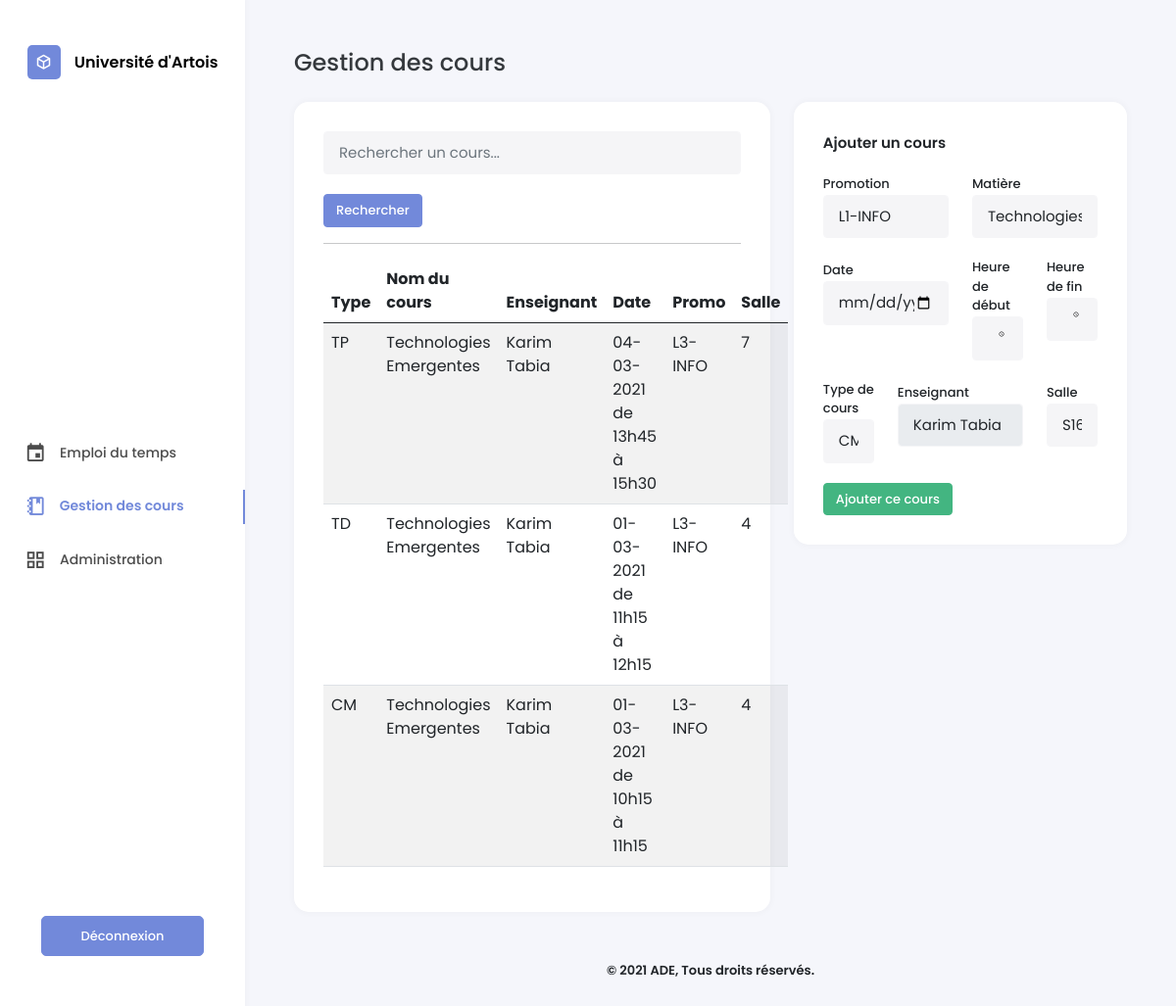
Before: /gestion.php (signed in) with the older database file.
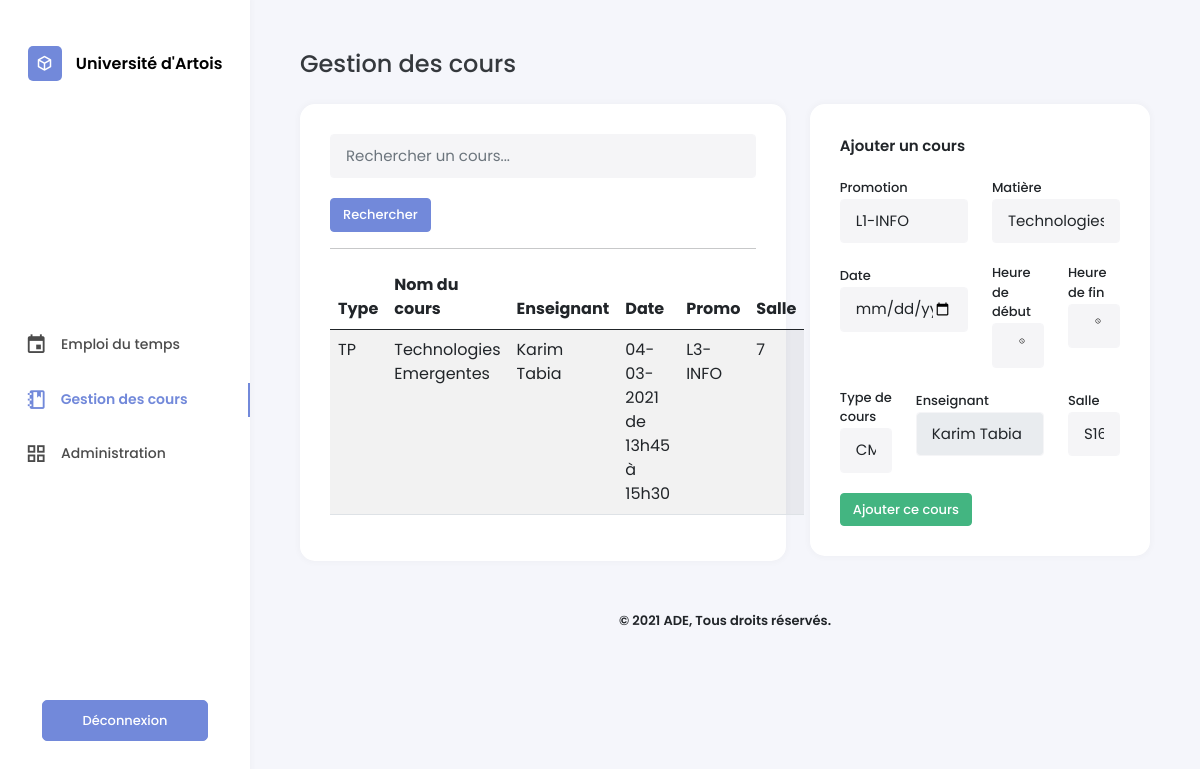
After: the same page with the newer database file.
### tables this page shows
CREATE TABLE Cours (
    CourID INTEGER PRIMARY KEY AUTOINCREMENT,
    DateCour VARCHAR(30) NOT NULL,
    HeureDebut time NOT NULL,
    HeureFin time NOT NULL,
    TypeID INTEGER NOT NULL,
    SalleID INTEGER NOT NULL,
    UsagerID INTEGER NOT NULL,
    MatiereID INTEGER NOT NULL,
    CONSTRAINT cour_type_fk FOREIGN KEY (TypeID) REFERENCES TypeCours(TypeID) ON DELETE CASCADE,
    CONSTRAINT cour_salle_fk FOREIGN KEY (SalleID) REFERENCES Salles(SalleID) ON DELETE CASCADE
    CONSTRAINT cour_enseignant_fk FOREIGN KEY (UsagerID) REFERENCES Usagers(UsagerID) ON DELETE CASCADE,
    CONSTRAINT cour_matiere_fk FOREIGN KEY (MatiereID) REFERENCES Matieres(MatiereID) ON DELETE CASCADE
);

CREATE TABLE TypeCours (
    TypeID INTEGER PRIMARY KEY AUTOINCREMENT,
    NomType VARCHAR NOT NULL
);

CREATE TABLE Matieres (
    MatiereID INTEGER PRIMARY KEY AUTOINCREMENT,
    NomMatiere VARCHAR(25) NOT NULL,
    CouleurMatiere VARCHAR(10) NOT NULL,
    PromotionID INTEGER NOT NULL,
    CONSTRAINT matiere_promo_fk FOREIGN KEY (PromotionID) REFERENCES Promotions(PromotionID) ON DELETE CASCADE
);

CREATE TABLE Usagers (
    UsagerID VARCHAR(30) PRIMARY KEY NOT NULL,
    MotDePasse VARCHAR(255) NOT NULL,
    Nom VARCHAR(15) NOT NULL,
    Prenom VARCHAR(20) NOT NULL,
    RangID INTEGER NOT NULL,
    CONSTRAINT usager_rang_fk FOREIGN KEY (RangID) REFERENCES Rangs(RangID) ON DELETE CASCADE
);

CREATE TABLE Promotions (
    PromotionID INTEGER  PRIMARY KEY AUTOINCREMENT,
    NomPromotion VARCHAR(25) NOT NULL,
    DepartementID INTEGER NOT NULL,
    CONSTRAINT formation_fk FOREIGN KEY (DepartementID) REFERENCES Departements(DepartementID) ON DELETE CASCADE
);

### gestion.php (the view, shortened to what this page needs)
<!DOCTYPE html>
<?php
require_once('./src/Planning/FormEvent.php');
$last_search = isset($_GET['search']) ? $_GET['search'] : ' ';
?>
<html lang="fr-FR">
<head>
    <link type="text/css" rel="stylesheet" href="./assets/css/icons.min.css">
    <link type="text/css" rel="stylesheet" href="./assets/css/bootstrap.min.css">
    <link type="text/css" rel="stylesheet" href="./assets/css/style.css">
</head>
<body>
    <?php require_once('./views/sidebar.php') ?>
    <div class="main">
        <h4>Gestion des cours</h4>
        <div class="row">
            <div class="col-md-7">
                <div class="box-content">
                    <form method="GET" action="" class="form-search">
                        <input type="text" name="search" placeholder="Rechercher un cours..." class="form-control">
                        <input type="submit" value="Rechercher" class="btn btn-primary">
                    </form>
                    <hr>
                    <table class="table table-striped">
                        <thead>
                            <tr><th>Type</th><th>Nom du cours</th><th>Enseignant</th><th>Date</th><th>Promo</th><th>Salle</th></tr>
                        </thead>
                        <tbody>
                            <?php
                            $where = 'WHERE NomMatiere LIKE \'%'. $last_search.'%\'';
                            if($_SESSION['rang'] == 2)  $where = 'WHERE UsagerID ="'. $_SESSION['id'] . '" AND NomMatiere LIKE \'%'. $last_search.'%\'';
                            $sCours = $bdd->query('SELECT * FROM Cours INNER JOIN Matieres USING(MatiereID), TypeCours USING(TypeID), Usagers USING(UsagerID), Promotions USING(PromotionID) '.$where.' ORDER BY DateCour DESC, HeureDebut DESC');
                            while($aCours = $sCours->fetch()) {
                                echo '<tr>';
                                echo '<td>'.$aCours['NomType'].'</td>';
                                echo '<td>'.$aCours['NomMatiere'].'</td>';
                                echo '<td>'.$aCours['Prenom']. ' ' .$aCours['Nom'].'</td>';
                                echo '<td>'.date('d-m-Y', $aCours['DateCour']).' de '. str_replace(':', 'h', $aCours['HeureDebut']). ' à ' .str_replace(':', 'h', $aCours['HeureFin']).'</td>';
                                echo '<td>'.$aCours['NomPromotion'].'</td>';
                                echo '<td>'.$aCours['SalleID'].'</td>';
                                echo '</tr>';
                            } ?>
                        </tbody>
                    </table>
                </div>
            </div>
            <div class="col-md-5">
                <div class="box-content">
                    <div class="content-title">Ajouter un cours</div>
                    <form method="POST" action="">
                        <div class="row">
                            <div class="col-md-6">
                                <label for="">Promotion</label>
                                <select name="promotion" class="form-control" id="promo">
                                    <?php
                                    $option = '';
                                    if($_SESSION['rang'] == 2) {
                                        $option = 'INNER JOIN Appartient ON Promotions.PromotionID = Appartient.PromotionID AND UsagerID = "'.$_SESSION['id'].'"';
                                    }
                                    $sPromo = $bdd->query('SELECT * FROM Promotions '.$option.' ORDER BY PromotionID');
                                    while($aPromo = $sPromo->fetch()) {
                                        echo '<option value="'.$aPromo['PromotionID'].'"'. ((isset($_POST['promotion']) && $_POST['promotion'] == $aPromo['PromotionID']) ? ' selected' : '') .'>'.$aPromo['NomPromotion'].'</option>';
                                    } ?>
                                </select>
                            </div>
                            <div class="col-md-6">
                                <label for="">Matière</label>
                                <select name="matiere" id="" class="form-control" id="matiere">
                                    <?php
                                    $option = '';
                                    if($_SESSION['rang'] == 2) {
                                        $option = 'INNER JOIN Enseigne ON Matieres.MatiereID = Enseigne.MatiereID AND UsagerID = "'.$_SESSION['id'].'"';
                                    }
                                    $sMatieres = $bdd->query('SELECT * FROM Matieres '.$option. ' ORDER BY NomMatiere');
                                    while($aMatieres = $sMatieres->fetch()) {
                                        echo '<option value="'.$aMatieres['MatiereID'].'">'.$aMatieres['NomMatiere'].'</option>';
                                    } ?>
                                </select>
                            </div>
                            <div class="col-md-6">
                                <div class="form-group">
                                    <label for="date">Date</label>
                                    <input type="date" name="dateCour" class="form-control <?= (isset($errors['dateCour'])) ? 'is-invalid' : '' ?>" value="<?= (isset($_POST['dateCour'])) ? $_POST['dateCour'] : '' ?>">
                                </div>
                            </div>
                            <div class="col-md-3">
                                <div class="form-group">
                                    <label for="date">Heure de début</label>
                                    <input type="time" name="heureDebut" class="form-control <?= (isset($errors['heureDebut'])) ? 'is-invalid' : '' ?>" value="<?= (isset($_POST['heureDebut'])) ? $_POST['heureDebut'] : '' ?>">
                                </div>
                            </div>
                            <div class="col-md-3">
                                <div class="form-group">
                                    <label for="date">Heure de fin</label>
                                    <input type="time" name="heureFin" class="form-control <?= (isset($errors['heureFin'])) ? 'is-invalid' : '' ?>" value="<?= (isset($_POST['heureFin'])) ? $_POST['heureFin'] : '' ?>">
                                </div>
                            </div>
                            <div class="col-md-3">
                                <div class="form-group">
                                    <label for="date">Type de cours</label>
                                    <select name="type" class="form-control">
                                        <?php $query = $bdd->query("SELECT * FROM TypeCours");
                                            while ($row = $query->fetch()){
                                                echo '<option value="' . $row['TypeID'].'">' . $row['NomType'] . '</option>';
                                            }
                                        ?>
                                    </select>
                                </div>
                            </div>
                            <div class="col-md-6">
                                <div class="form-group">
                                    <label for="date">Enseignant</label>
                                    <?php if($_SESSION['rang'] == 2) echo  '<input type="text" name="enseignant" class="form-control" value="' . $_SESSION['prenom']. ' ' .$_SESSION['nom'] .'" disabled>';
                                     ?>
                                </div>
                            </div>
                            <div class="col-md-3">
                                <div class="form-group">
                                    <label for="salle">Salle</label>
                                    <select name="salle" class="form-control">
                                        <?php $query = $bdd->query("SELECT * FROM Salles");
                                            while ($row = $query->fetch()){
                                                echo '<option value="' . $row['SalleID'].'">' . $row['NomSalle'] . '</option>';
                                            }
                                        ?>
                                    </select>
                                </div>
                            </div>
                        </div>
                        <input type="submit" name="add_cours" value="Ajouter ce cours" class="btn btn-success">
                    </form>
                </div>
            </div>
        </div>
        <?php require_once('./views/footer.php') ?>
    </div>
</body>
</html>

### views/sidebar.php
<div class="sidebar d-flex flex-column align-items-center justify-content-between">
    <div class="cont-bar">
        <a class="logo" href="./">
            <i class="mdi mdi-cube-outline"></i>
            <span class="title-logo">Université d'Artois</span>
        </a>
    </div>
    <div class="sidebar-menu">
        <ul>
            <li>
                <a href="./" <?= (basename($_SERVER['PHP_SELF']) == 'index.php') ? 'class="active"' : null ?>> <i class="mdi mdi-calendar"></i> Emploi du temps</a>
            </li>
            <li>
                <a href="./gestion" <?= (basename($_SERVER['PHP_SELF']) == 'gestion.php') ? 'class="active"' : null ?>><i class="mdi mdi-notebook-outline"></i> Gestion des cours</a>
            </li>
            <li>
                <a href="" <?= (basename($_SERVER['PHP_SELF']) == 'admin.php') ? 'class="active"' : null ?>><i class="mdi mdi-view-grid-outline"></i> Administration</a>
            </li>
        </ul>
    </div>
    <div class="cont-bar">
        <a href="./logout" class="btn btn-primary">Déconnexion</a>
    </div>
</div>

### views/footer.php
<footer>
    <p>© 2021 ADE, Tous droits réservés.</p>
</footer>

### assets/css/style.css (style rules this page uses)
* { box-sizing: border-box; outline: none; }
body { font-family: Poppins, sans-serif; background-color: #F5F6FB; margin: 0; padding: 0; }
a { text-decoration: none; }
footer { text-align: center; margin: 20px auto; font-weight: 600; font-size: 13px; }
.btn { font-weight: 500; font-size: 13px; }
.btn-primary { background-color: #7289DA; border-color: #7289DA; }
.btn-success { background-color: #43B581; border-color: #43B581; }
.sidebar { position: relative; background-color: #fff; height: 100%; width: 250px; position: fixed; top: 0; left: 0; padding: 50px 0; box-shadow: 0px 0px 5px 3px rgba(0,0,0,0.02); }
.cont-bar { padding: 0 15px; min-height: 50px; }
.logo i { background-color: #7289DA; color: #fff; padding: 5px 8px; margin-right: 10px; font-size: 18px; border-radius: 5px; vertical-align: middle; }
.title-logo { font-size: 16px; font-weight: 600; color: #000; vertical-align: middle; }
.sidebar-menu { width: 100%; }
.sidebar-menu ul { list-style: none; padding: 0; }
.sidebar-menu li { margin: 20px 0; }
.sidebar-menu li > a { color: #000; opacity: .7; padding-left: 25px; font-size: 14px; font-weight: 500; display: block; border-right: 2px solid transparent; }
.sidebar-menu li > a > i { vertical-align: middle; font-size: 1.4rem; margin-right: 10px; }
.sidebar-menu li > a.active { border-right: 2px solid #7289DA; opacity: 1; color: #7289DA; font-weight: 600; }
.sidebar a.btn { width: 100%; display: block; padding: 10px 40px; font-weight: 500; border-radius: 5px; }
.main { position: relative; padding: 50px; padding-bottom: 15px; margin-left: 250px; }
.main h4 { opacity: .9; margin-bottom: 25px; }
.box-content { position: relative; width: 100%; padding: 30px; background-color: #fff; border-radius: 15px; margin-bottom: 30px; box-shadow: 0px 0px 5px 3px rgba(0,0,0,0.02); }
.box-content::after { content: ''; clear: both; display: table; }
.content-title { font-size: 15px; display: inline-block; position: relative; font-weight: 600; height: 40px; }
label { font-size: 13px; font-weight: 500; }
.form-control, .form-control:focus { background-color: #F5F5F7; border-color: #F5F5F7; font-size: 15px; padding: 10px 15px; margin-bottom: 20px; }

Changed rows visible on the page:
removed cours: TypeID.NomType "TD", MatiereID.NomMatiere "Technologies Emergentes", UsagerID.Prenom "Karim", UsagerID.Nom "Tabia", DateCour "01-03-2021", HeureDebut "11h15", HeureFin "12h15", promotions.NomPromotion "L3-INFO", SalleID "4"
removed cours: TypeID.NomType "CM", MatiereID.NomMatiere "Technologies Emergentes", UsagerID.Prenom "Karim", UsagerID.Nom "Tabia", DateCour "01-03-2021", HeureDebut "10h15", HeureFin "11h15", promotions.NomPromotion "L3-INFO", SalleID "4"
